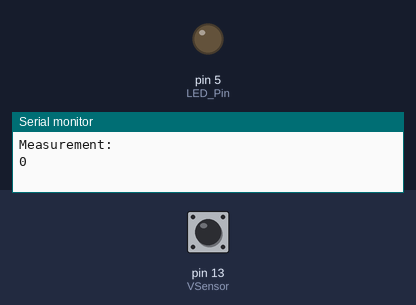
The sketch below on a simulated Arduino Uno, built with avr-gcc and run on an emulated ATmega328P. Parts: output pins drawn as LEDs (lit = HIGH), the last lines printed to the serial monitor. The inputs (shaded band) are chosen by the test bench; at power-on: pin 13 (VSensor) LOW.

Above: at 1.2 s.
1.3 s: pin 13 (VSensor) pulsed HIGH 2 times (0.12 s each, 0.3 s apart)
At 2.4 s:
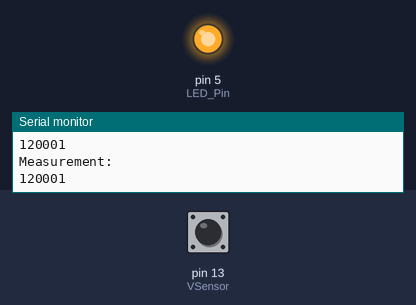
Timing chart, 0 to 4.3 s (numbered marks = the images above; inputs shaded):
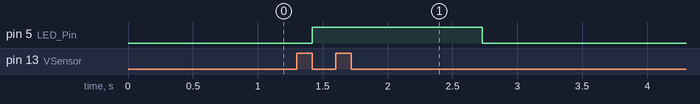

The sketch:

vibration-sensor.ino
```cpp
#define LED_Pin 5 //NodeMCU GPIO D01
#define VSensor 13 //NodeMCU GPIO D07

long measurement;

void setup(){
  Serial.begin(115200);
  pinMode(LED_Pin, OUTPUT);
  pinMode(VSensor, INPUT);
}

void loop(){
  measurement = TP_init();
  Serial.println("Measurement:");
  if(measurement > 1000){
    digitalWrite(LED_Pin, HIGH);
    Serial.println(measurement);
  }else{
    digitalWrite(LED_Pin,LOW);
    Serial.println(measurement);
  }
}

long TP_init(){
  delay(10);
  long measurement = pulseIn(VSensor, HIGH);
  return measurement;
}
```

Measured:
- after the input at 1.3 s, pin 5 (LED_Pin): LOW → HIGH after 0.12 s, → LOW 1.3 s later
